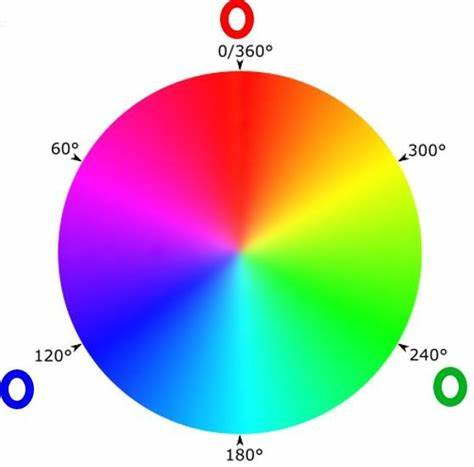
//> input picture images/espectro.jpg, 474 x 467 px
$ ./canais   (built with g++ and OpenCV 4)
//> lines starting //> are read from the running program, lines starting //| are printed output that depends on the picture
// g++ canais.cpp -o main.exe `pkg-config --cflags --libs opencv4`

#include <opencv2/opencv.hpp>
#include <stdio.h>

int main() {

    using namespace cv;
    using namespace std;

    Mat espectro = imread("images/espectro.jpg"); // carregar a imagem
//> espectro is the input picture: 467 rows x 474 cols, CV_8UC3; mean B, G, R 194.1, 194.4, 196.4

    if (espectro.empty()) { // verificar se a imagem foi carregada corretamente ou se o caminho está errado
        printf("Erro ao carregar a imagem.\n");
        return -1; // deu ruim
    }

    //cor azul

    vector<Mat> canal_azul; // declarando um vetor chamado canais que irá armazenar múltiplas matrizes (Mat).
    split(espectro, canal_azul); // divide os canais de cores em B, G e R.
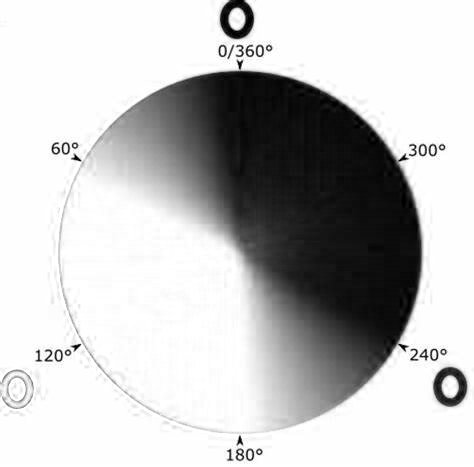
//> canal_azul[0]: 467 rows x 474 cols, CV_8UC1; min 0, max 255, mean 194.1
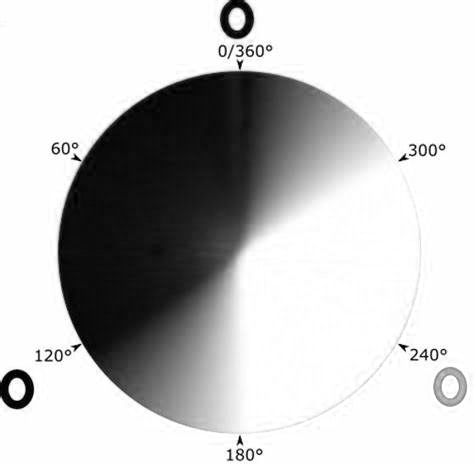
//> canal_azul[1]: 467 rows x 474 cols, CV_8UC1; min 0, max 255, mean 194.4
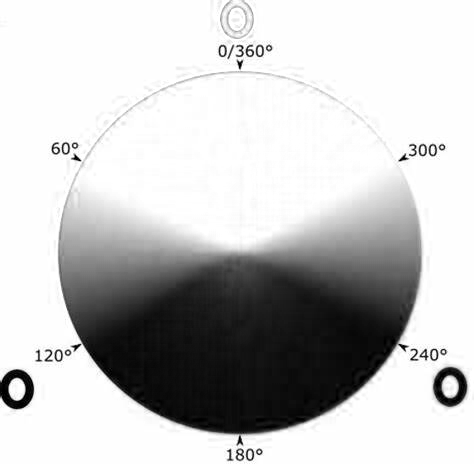
//> canal_azul[2]: 467 rows x 474 cols, CV_8UC1; min 0, max 255, mean 196.4

    canal_azul[0] = Mat::zeros(espectro.size(), CV_8UC1); // Iguala o canal de cor azul ao Mat::zeros que cria uma matriz ou imagem de zeros com as mesmas dimensões que a matriz espectro, CV_8UC1 indica que a matriz é de 8 bits por canal e possui apenas um canal (ou seja, é uma imagem em escala de cinza).
//> canal_azul[0]: 467 rows x 474 cols, CV_8UC1; every value is 0

    Mat imagem_s_azul; //declarando variável imagem sem azul
    merge(canal_azul, imagem_s_azul); //combinar múltiplos canais de cor em uma única imagem
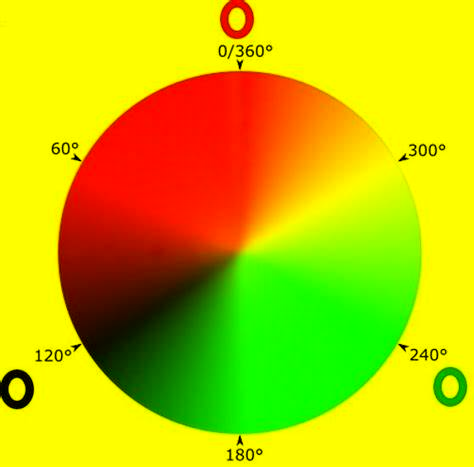
//> imagem_s_azul: 467 rows x 474 cols, CV_8UC3; mean B, G, R 0, 194.4, 196.4

    //cor verde

    vector<Mat> canal_verde;
    split(espectro, canal_verde);

    canal_verde[1] = Mat::zeros(espectro.size(), CV_8UC1); // canal azul

    Mat imagem_s_verde;
    merge(canal_verde, imagem_s_verde);
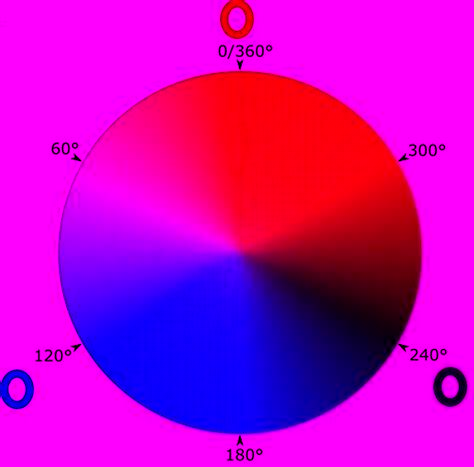
//> imagem_s_verde: 467 rows x 474 cols, CV_8UC3; mean B, G, R 194.1, 0, 196.4

    //cor vermelha

    vector<Mat> canal_vermelho;
    split(espectro, canal_vermelho);

    canal_vermelho[2] = Mat::zeros(espectro.size(), CV_8UC1); // canal azul

    Mat imagem_s_vermelho;
    merge(canal_vermelho, imagem_s_vermelho);
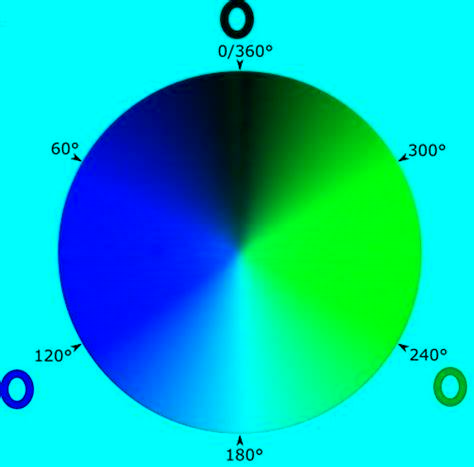
//> imagem_s_vermelho: 467 rows x 474 cols, CV_8UC3; mean B, G, R 194.1, 194.4, 0

    //preto e branco

    Mat cinza; // converter a imagem para cinza
    cvtColor(espectro, cinza, COLOR_BGR2GRAY);
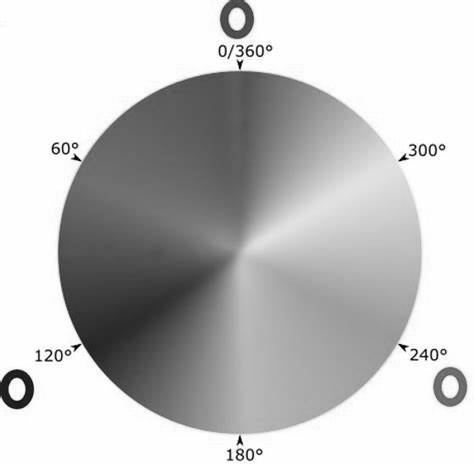
//> cinza: 467 rows x 474 cols, CV_8UC1; min 0, max 255, mean 194.9

    ///////////////////////////////////////////////////////////////////////////////////////////

    imshow("Imagem Original", espectro); // mostrar imagem og
    imshow("Imagem sem azul", imagem_s_azul); // mostrar imagem sem a cor azul
    imshow("Imagem sem verde", imagem_s_verde); // mostrar imagem sem a cor verde
    imshow("Imagem sem vermelho", imagem_s_vermelho); // mostrar imagem sem a cor vermelha
    imshow("Imagem em preto e branco", cinza); // mostrar imagem em preto e branco

    waitKey(0);

    destroyAllWindows();

    return 0;
}
